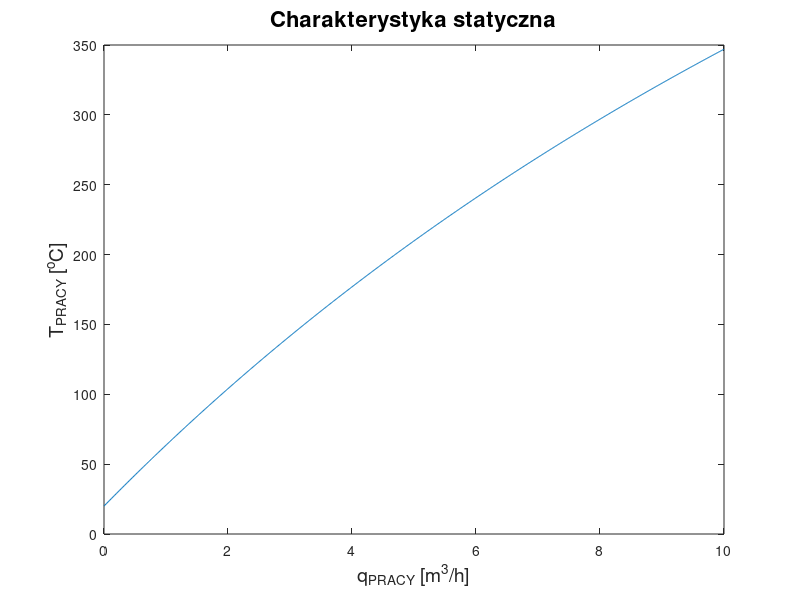

Reproduce this figure in MATLAB.
clc; clear all; close all;
%Dane
M=1000;             %[kg]
c=800;              %[J/(kg*K)]
m=300;              %[kg/m]
n=7;                %[1]
v=1;                %[m/h]
T0=20;              %[^oC]
Tp=1200;            %[^oC]
cs=1000;            %[J/(kg*K)]
gs=1.15;            %[kg/m^3]

A=(n+1)*gs*cs;
B=m*v*c;
qpracy=0:0.01:10;
Tpracy=(A*Tp*qpracy+B*T0)./(A*qpracy+B);

plot(qpracy,Tpracy);
title("Charakterystyka statyczna",'FontSize',16);
xlabel("q_P_R_A_C_Y [m^3/h]",'FontSize',14);
ylabel("T_P_R_A_C_Y [^oC]",'FontSize',14);